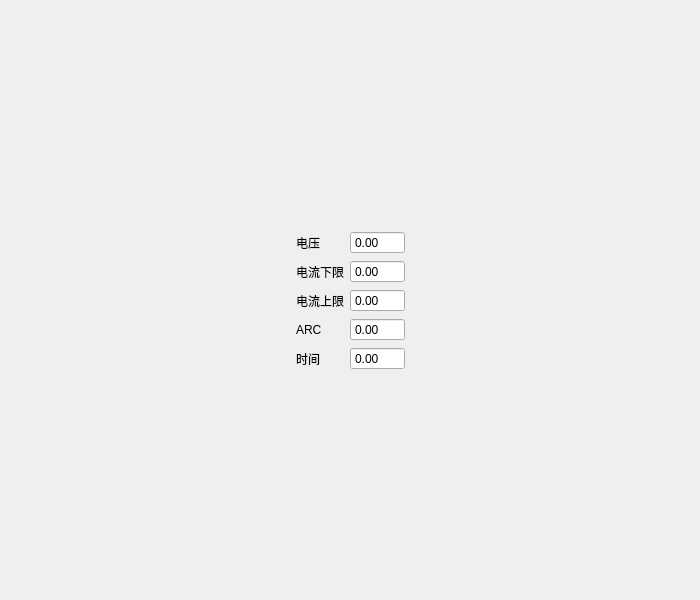
<?xml version="1.0" encoding="UTF-8"?>
<ui version="4.0">
 <class>CConfigDcv</class>
 <widget class="QWidget" name="CConfigDcv">
  <property name="geometry">
   <rect>
    <x>0</x>
    <y>0</y>
    <width>700</width>
    <height>600</height>
   </rect>
  </property>
  <property name="windowTitle">
   <string>Form</string>
  </property>
  <layout class="QHBoxLayout" name="horizontalLayout">
   <item>
    <spacer name="horizontalSpacer">
     <property name="orientation">
      <enum>Qt::Horizontal</enum>
     </property>
     <property name="sizeHint" stdset="0">
      <size>
       <width>40</width>
       <height>20</height>
      </size>
     </property>
    </spacer>
   </item>
   <item>
    <widget class="QWidget" name="widget" native="true">
     <layout class="QVBoxLayout" name="verticalLayout">
      <item>
       <spacer name="verticalSpacer_2">
        <property name="orientation">
         <enum>Qt::Vertical</enum>
        </property>
        <property name="sizeHint" stdset="0">
         <size>
          <width>20</width>
          <height>40</height>
         </size>
        </property>
       </spacer>
      </item>
      <item>
       <widget class="QWidget" name="widget_3" native="true">
        <layout class="QGridLayout" name="gridLayout_2">
         <item row="3" column="0">
          <widget class="QLabel" name="label_6">
           <property name="text">
            <string>ARC</string>
           </property>
          </widget>
         </item>
         <item row="4" column="0">
          <widget class="QLabel" name="label_2">
           <property name="text">
            <string>时间</string>
           </property>
          </widget>
         </item>
         <item row="1" column="0">
          <widget class="QLabel" name="label_3">
           <property name="text">
            <string>电流下限</string>
           </property>
          </widget>
         </item>
         <item row="2" column="0">
          <widget class="QLabel" name="label_4">
           <property name="text">
            <string>电流上限</string>
           </property>
          </widget>
         </item>
         <item row="0" column="0">
          <widget class="QLabel" name="label">
           <property name="text">
            <string>电压</string>
           </property>
          </widget>
         </item>
         <item row="0" column="1">
          <widget class="QDoubleSpinBox" name="spinBox1">
           <property name="buttonSymbols">
            <enum>QAbstractSpinBox::NoButtons</enum>
           </property>
           <property name="maximum">
            <double>9999.989999999999782</double>
           </property>
          </widget>
         </item>
         <item row="1" column="1">
          <widget class="QDoubleSpinBox" name="spinBox2">
           <property name="buttonSymbols">
            <enum>QAbstractSpinBox::NoButtons</enum>
           </property>
          </widget>
         </item>
         <item row="2" column="1">
          <widget class="QDoubleSpinBox" name="spinBox3">
           <property name="buttonSymbols">
            <enum>QAbstractSpinBox::NoButtons</enum>
           </property>
          </widget>
         </item>
         <item row="3" column="1">
          <widget class="QDoubleSpinBox" name="spinBox4">
           <property name="buttonSymbols">
            <enum>QAbstractSpinBox::NoButtons</enum>
           </property>
          </widget>
         </item>
         <item row="4" column="1">
          <widget class="QDoubleSpinBox" name="spinBox5">
           <property name="buttonSymbols">
            <enum>QAbstractSpinBox::NoButtons</enum>
           </property>
          </widget>
         </item>
        </layout>
       </widget>
      </item>
      <item>
       <spacer name="verticalSpacer_3">
        <property name="orientation">
         <enum>Qt::Vertical</enum>
        </property>
        <property name="sizeHint" stdset="0">
         <size>
          <width>20</width>
          <height>40</height>
         </size>
        </property>
       </spacer>
      </item>
     </layout>
    </widget>
   </item>
   <item>
    <spacer name="horizontalSpacer_2">
     <property name="orientation">
      <enum>Qt::Horizontal</enum>
     </property>
     <property name="sizeHint" stdset="0">
      <size>
       <width>40</width>
       <height>20</height>
      </size>
     </property>
    </spacer>
   </item>
  </layout>
 </widget>
 <resources/>
 <connections/>
</ui>
